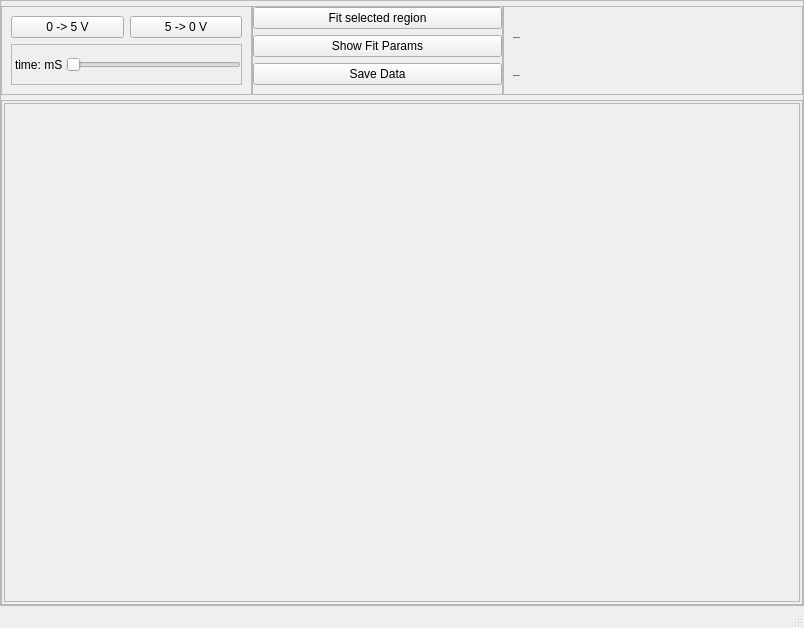
<?xml version="1.0" encoding="UTF-8"?>
<ui version="4.0">
 <class>MainWindow</class>
 <widget class="QMainWindow" name="MainWindow">
  <property name="geometry">
   <rect>
    <x>0</x>
    <y>0</y>
    <width>804</width>
    <height>628</height>
   </rect>
  </property>
  <property name="windowTitle">
   <string>MainWindow</string>
  </property>
  <widget class="QWidget" name="centralwidget">
   <layout class="QGridLayout" name="gridLayout_3">
    <property name="margin">
     <number>0</number>
    </property>
    <item row="0" column="0">
     <widget class="QFrame" name="widgetFrameOuter">
      <property name="sizePolicy">
       <sizepolicy hsizetype="Preferred" vsizetype="Preferred">
        <horstretch>0</horstretch>
        <verstretch>0</verstretch>
       </sizepolicy>
      </property>
      <property name="styleSheet">
       <string notr="true"/>
      </property>
      <property name="frameShape">
       <enum>QFrame::StyledPanel</enum>
      </property>
      <property name="frameShadow">
       <enum>QFrame::Raised</enum>
      </property>
      <property name="class" stdset="0">
       <string>PeripheralCollection</string>
      </property>
      <layout class="QVBoxLayout" name="verticalLayout_3">
       <property name="spacing">
        <number>5</number>
       </property>
       <property name="leftMargin">
        <number>0</number>
       </property>
       <property name="topMargin">
        <number>5</number>
       </property>
       <property name="rightMargin">
        <number>0</number>
       </property>
       <property name="bottomMargin">
        <number>0</number>
       </property>
       <item>
        <widget class="QFrame" name="frame">
         <property name="sizePolicy">
          <sizepolicy hsizetype="Preferred" vsizetype="Preferred">
           <horstretch>0</horstretch>
           <verstretch>0</verstretch>
          </sizepolicy>
         </property>
         <property name="minimumSize">
          <size>
           <width>0</width>
           <height>80</height>
          </size>
         </property>
         <property name="frameShape">
          <enum>QFrame::NoFrame</enum>
         </property>
         <property name="frameShadow">
          <enum>QFrame::Raised</enum>
         </property>
         <property name="class" stdset="0">
          <string>PeripheralCollectionInner</string>
         </property>
         <layout class="QHBoxLayout" name="horizontalLayout">
          <property name="spacing">
           <number>0</number>
          </property>
          <property name="margin">
           <number>0</number>
          </property>
          <item>
           <widget class="QFrame" name="frame_3">
            <property name="frameShape">
             <enum>QFrame::StyledPanel</enum>
            </property>
            <property name="frameShadow">
             <enum>QFrame::Raised</enum>
            </property>
            <layout class="QGridLayout" name="gridLayout">
             <item row="0" column="0">
              <widget class="QPushButton" name="pushButton_4">
               <property name="text">
                <string>0 -&gt; 5 V</string>
               </property>
              </widget>
             </item>
             <item row="0" column="1">
              <widget class="QPushButton" name="pushButton">
               <property name="text">
                <string>5 -&gt; 0 V</string>
               </property>
              </widget>
             </item>
             <item row="1" column="0" colspan="2">
              <widget class="QFrame" name="frame_6">
               <property name="frameShape">
                <enum>QFrame::StyledPanel</enum>
               </property>
               <property name="frameShadow">
                <enum>QFrame::Raised</enum>
               </property>
               <layout class="QHBoxLayout" name="horizontalLayout_2">
                <property name="spacing">
                 <number>3</number>
                </property>
                <property name="leftMargin">
                 <number>3</number>
                </property>
                <property name="topMargin">
                 <number>0</number>
                </property>
                <property name="rightMargin">
                 <number>0</number>
                </property>
                <property name="bottomMargin">
                 <number>0</number>
                </property>
                <item>
                 <widget class="QLabel" name="tgLabel">
                  <property name="text">
                   <string>time: mS</string>
                  </property>
                 </widget>
                </item>
                <item>
                 <widget class="QSlider" name="horizontalSlider">
                  <property name="maximum">
                   <number>9</number>
                  </property>
                  <property name="pageStep">
                   <number>1</number>
                  </property>
                  <property name="orientation">
                   <enum>Qt::Horizontal</enum>
                  </property>
                 </widget>
                </item>
               </layout>
              </widget>
             </item>
            </layout>
           </widget>
          </item>
          <item>
           <widget class="QFrame" name="frame_5">
            <property name="frameShape">
             <enum>QFrame::StyledPanel</enum>
            </property>
            <property name="frameShadow">
             <enum>QFrame::Raised</enum>
            </property>
            <layout class="QVBoxLayout" name="verticalLayout_4">
             <property name="leftMargin">
              <number>0</number>
             </property>
             <property name="topMargin">
              <number>0</number>
             </property>
             <property name="rightMargin">
              <number>0</number>
             </property>
             <item>
              <widget class="QPushButton" name="pushButton_5">
               <property name="text">
                <string>Fit selected region</string>
               </property>
              </widget>
             </item>
             <item>
              <widget class="QPushButton" name="pushButton_6">
               <property name="text">
                <string>Show Fit Params</string>
               </property>
              </widget>
             </item>
             <item>
              <widget class="QPushButton" name="pushButton_7">
               <property name="text">
                <string>Save Data</string>
               </property>
              </widget>
             </item>
            </layout>
           </widget>
          </item>
          <item>
           <widget class="QFrame" name="frame_4">
            <property name="minimumSize">
             <size>
              <width>300</width>
              <height>0</height>
             </size>
            </property>
            <property name="frameShape">
             <enum>QFrame::StyledPanel</enum>
            </property>
            <property name="frameShadow">
             <enum>QFrame::Raised</enum>
            </property>
            <layout class="QVBoxLayout" name="verticalLayout_2">
             <item>
              <widget class="QLabel" name="msg">
               <property name="font">
                <font>
                 <weight>75</weight>
                 <bold>true</bold>
                </font>
               </property>
               <property name="text">
                <string>_</string>
               </property>
              </widget>
             </item>
             <item>
              <widget class="QLabel" name="CLabel">
               <property name="font">
                <font>
                 <weight>75</weight>
                 <bold>true</bold>
                </font>
               </property>
               <property name="text">
                <string>_</string>
               </property>
              </widget>
             </item>
            </layout>
           </widget>
          </item>
         </layout>
        </widget>
       </item>
       <item>
        <widget class="QFrame" name="frame_2">
         <property name="sizePolicy">
          <sizepolicy hsizetype="Preferred" vsizetype="Preferred">
           <horstretch>0</horstretch>
           <verstretch>0</verstretch>
          </sizepolicy>
         </property>
         <property name="minimumSize">
          <size>
           <width>0</width>
           <height>50</height>
          </size>
         </property>
         <property name="frameShape">
          <enum>QFrame::StyledPanel</enum>
         </property>
         <property name="frameShadow">
          <enum>QFrame::Raised</enum>
         </property>
         <property name="class" stdset="0">
          <string>PeripheralCollectionInner</string>
         </property>
         <layout class="QGridLayout" name="gridLayout_2">
          <property name="horizontalSpacing">
           <number>2</number>
          </property>
          <property name="margin">
           <number>2</number>
          </property>
          <item row="0" column="0">
           <widget class="QScrollArea" name="scrollArea">
            <property name="widgetResizable">
             <bool>true</bool>
            </property>
            <widget class="QWidget" name="scrollAreaWidgetContents">
             <property name="geometry">
              <rect>
               <x>0</x>
               <y>0</y>
               <width>794</width>
               <height>457</height>
              </rect>
             </property>
             <layout class="QGridLayout" name="gridLayout_4">
              <property name="margin">
               <number>2</number>
              </property>
              <property name="spacing">
               <number>2</number>
              </property>
              <item row="0" column="0">
               <layout class="QGridLayout" name="plot_area"/>
              </item>
             </layout>
            </widget>
           </widget>
          </item>
         </layout>
        </widget>
       </item>
      </layout>
     </widget>
    </item>
   </layout>
  </widget>
  <widget class="QMenuBar" name="menubar">
   <property name="geometry">
    <rect>
     <x>0</x>
     <y>0</y>
     <width>804</width>
     <height>25</height>
    </rect>
   </property>
  </widget>
  <widget class="QStatusBar" name="statusbar"/>
 </widget>
 <resources/>
 <connections>
  <connection>
   <sender>pushButton_5</sender>
   <signal>clicked()</signal>
   <receiver>MainWindow</receiver>
   <slot>fit()</slot>
   <hints>
    <hint type="sourcelabel">
     <x>501</x>
     <y>58</y>
    </hint>
    <hint type="destinationlabel">
     <x>293</x>
     <y>-9</y>
    </hint>
   </hints>
  </connection>
  <connection>
   <sender>pushButton_6</sender>
   <signal>clicked()</signal>
   <receiver>MainWindow</receiver>
   <slot>showData()</slot>
   <hints>
    <hint type="sourcelabel">
     <x>501</x>
     <y>91</y>
    </hint>
    <hint type="destinationlabel">
     <x>340</x>
     <y>-10</y>
    </hint>
   </hints>
  </connection>
  <connection>
   <sender>horizontalSlider</sender>
   <signal>valueChanged(int)</signal>
   <receiver>MainWindow</receiver>
   <slot>setTimebase(int)</slot>
   <hints>
    <hint type="sourcelabel">
     <x>240</x>
     <y>113</y>
    </hint>
    <hint type="destinationlabel">
     <x>229</x>
     <y>-9</y>
    </hint>
   </hints>
  </connection>
  <connection>
   <sender>pushButton_7</sender>
   <signal>clicked()</signal>
   <receiver>MainWindow</receiver>
   <slot>saveData()</slot>
   <hints>
    <hint type="sourcelabel">
     <x>436</x>
     <y>100</y>
    </hint>
    <hint type="destinationlabel">
     <x>453</x>
     <y>-14</y>
    </hint>
   </hints>
  </connection>
  <connection>
   <sender>pushButton_4</sender>
   <signal>clicked()</signal>
   <receiver>MainWindow</receiver>
   <slot>ZeroToFive()</slot>
   <hints>
    <hint type="sourcelabel">
     <x>31</x>
     <y>52</y>
    </hint>
    <hint type="destinationlabel">
     <x>78</x>
     <y>-9</y>
    </hint>
   </hints>
  </connection>
  <connection>
   <sender>pushButton</sender>
   <signal>clicked()</signal>
   <receiver>MainWindow</receiver>
   <slot>FiveToZero()</slot>
   <hints>
    <hint type="sourcelabel">
     <x>182</x>
     <y>51</y>
    </hint>
    <hint type="destinationlabel">
     <x>186</x>
     <y>-19</y>
    </hint>
   </hints>
  </connection>
 </connections>
 <slots>
  <slot>delete_curve()</slot>
  <slot>fit()</slot>
  <slot>showData()</slot>
  <slot>setTimebase(int)</slot>
  <slot>saveData()</slot>
  <slot>ZeroToFive()</slot>
  <slot>FiveToZero()</slot>
 </slots>
</ui>
